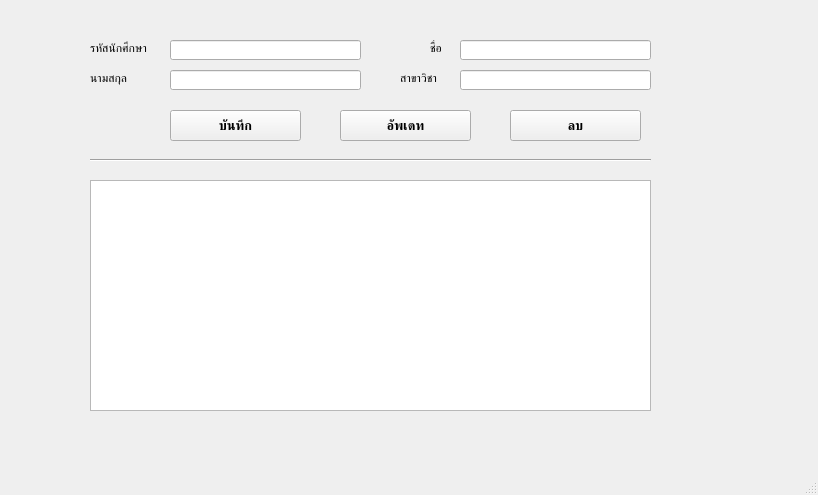
<?xml version="1.0" encoding="UTF-8"?>
<ui version="4.0">
 <class>MainWindow</class>
 <widget class="QMainWindow" name="MainWindow">
  <property name="geometry">
   <rect>
    <x>0</x>
    <y>0</y>
    <width>818</width>
    <height>495</height>
   </rect>
  </property>
  <property name="font">
   <font>
    <family>Prompt</family>
   </font>
  </property>
  <property name="windowTitle">
   <string>MainWindow</string>
  </property>
  <widget class="QWidget" name="centralwidget">
   <widget class="QLabel" name="label">
    <property name="geometry">
     <rect>
      <x>90</x>
      <y>40</y>
      <width>81</width>
      <height>16</height>
     </rect>
    </property>
    <property name="font">
     <font>
      <family>Prompt</family>
     </font>
    </property>
    <property name="text">
     <string>รหัสนักศึกษา</string>
    </property>
   </widget>
   <widget class="QLabel" name="label_2">
    <property name="geometry">
     <rect>
      <x>430</x>
      <y>40</y>
      <width>81</width>
      <height>16</height>
     </rect>
    </property>
    <property name="font">
     <font>
      <family>Prompt</family>
     </font>
    </property>
    <property name="text">
     <string>ชื่อ</string>
    </property>
   </widget>
   <widget class="QLabel" name="label_3">
    <property name="geometry">
     <rect>
      <x>90</x>
      <y>70</y>
      <width>81</width>
      <height>16</height>
     </rect>
    </property>
    <property name="font">
     <font>
      <family>Prompt</family>
     </font>
    </property>
    <property name="text">
     <string>นามสกุล</string>
    </property>
   </widget>
   <widget class="QLabel" name="label_4">
    <property name="geometry">
     <rect>
      <x>400</x>
      <y>70</y>
      <width>81</width>
      <height>16</height>
     </rect>
    </property>
    <property name="font">
     <font>
      <family>Prompt</family>
     </font>
    </property>
    <property name="text">
     <string>สาขาวิชา</string>
    </property>
   </widget>
   <widget class="QPushButton" name="pushButton">
    <property name="geometry">
     <rect>
      <x>170</x>
      <y>110</y>
      <width>131</width>
      <height>31</height>
     </rect>
    </property>
    <property name="font">
     <font>
      <family>Prompt</family>
      <pointsize>10</pointsize>
      <weight>75</weight>
      <bold>true</bold>
     </font>
    </property>
    <property name="text">
     <string>บันทึก</string>
    </property>
   </widget>
   <widget class="QLineEdit" name="lineEdit">
    <property name="geometry">
     <rect>
      <x>170</x>
      <y>40</y>
      <width>191</width>
      <height>20</height>
     </rect>
    </property>
   </widget>
   <widget class="QLineEdit" name="lineEdit_2">
    <property name="geometry">
     <rect>
      <x>460</x>
      <y>40</y>
      <width>191</width>
      <height>20</height>
     </rect>
    </property>
   </widget>
   <widget class="QLineEdit" name="lineEdit_3">
    <property name="geometry">
     <rect>
      <x>170</x>
      <y>70</y>
      <width>191</width>
      <height>20</height>
     </rect>
    </property>
   </widget>
   <widget class="QLineEdit" name="lineEdit_4">
    <property name="geometry">
     <rect>
      <x>460</x>
      <y>70</y>
      <width>191</width>
      <height>20</height>
     </rect>
    </property>
   </widget>
   <widget class="QTableWidget" name="tableWidget">
    <property name="geometry">
     <rect>
      <x>90</x>
      <y>180</y>
      <width>561</width>
      <height>231</height>
     </rect>
    </property>
   </widget>
   <widget class="Line" name="line">
    <property name="geometry">
     <rect>
      <x>90</x>
      <y>150</y>
      <width>561</width>
      <height>20</height>
     </rect>
    </property>
    <property name="orientation">
     <enum>Qt::Horizontal</enum>
    </property>
   </widget>
   <widget class="QPushButton" name="btn_edit">
    <property name="geometry">
     <rect>
      <x>340</x>
      <y>110</y>
      <width>131</width>
      <height>31</height>
     </rect>
    </property>
    <property name="font">
     <font>
      <family>Prompt</family>
      <pointsize>10</pointsize>
      <weight>75</weight>
      <bold>true</bold>
     </font>
    </property>
    <property name="text">
     <string>อัพเดท</string>
    </property>
   </widget>
   <widget class="QPushButton" name="btn_delete">
    <property name="geometry">
     <rect>
      <x>510</x>
      <y>110</y>
      <width>131</width>
      <height>31</height>
     </rect>
    </property>
    <property name="font">
     <font>
      <family>Prompt</family>
      <pointsize>10</pointsize>
      <weight>75</weight>
      <bold>true</bold>
     </font>
    </property>
    <property name="text">
     <string>ลบ</string>
    </property>
   </widget>
  </widget>
  <widget class="QMenuBar" name="menubar">
   <property name="geometry">
    <rect>
     <x>0</x>
     <y>0</y>
     <width>818</width>
     <height>21</height>
    </rect>
   </property>
  </widget>
  <widget class="QStatusBar" name="statusbar"/>
 </widget>
 <resources/>
 <connections/>
</ui>
